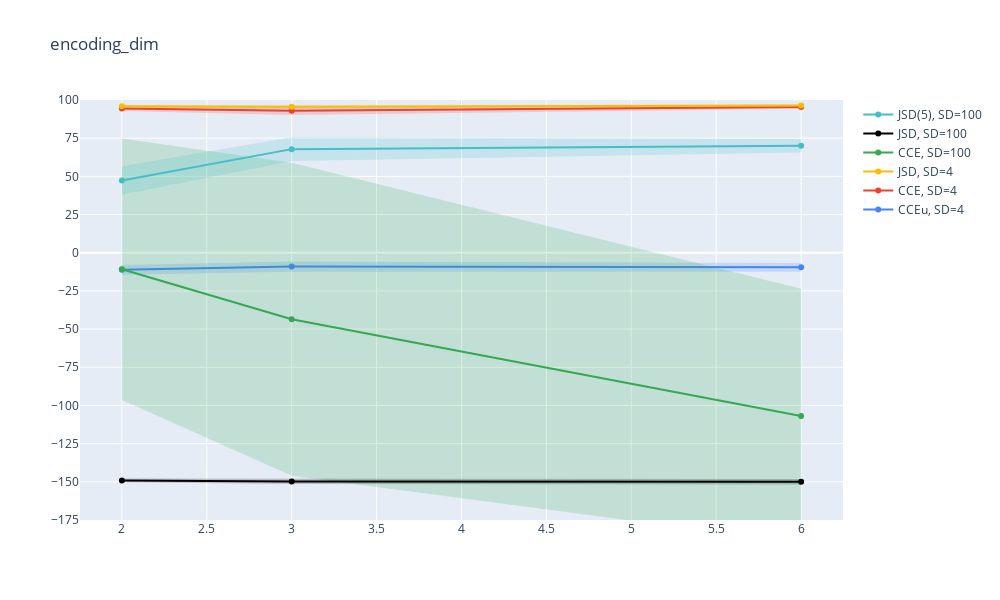

This figure's notebook cell:
### Code cell
plot_vals(7)
plt.savefig("pictures/results_fig_7.svg")

### Figure 1 — Plotly figure (JSON) as saved in the notebook; plotly's stock layout.template omitted (floating-point values rounded to 4 significant figures)
{"data": [{"marker": {"color": "#4285F4"}, "mode": "lines+markers", "name": "CCEu, SD=4", "type": "scatter", "x": [2, 3, 6], "y": [-11.19, -9.074, -9.574]}, {"line": {"width": 0}, "marker": {"color": "#4285F4"}, "mode": "lines", "name": "Upper bound", "showlegend": false, "type": "scatter", "x": [2, 3, 6], "y": [-7.984, -5.716, -6.764]}, {"fill": "tonexty", "fillcolor": "rgba(66, 133, 244, 0.2)", "line": {"width": 0}, "marker": {"color": "#4285F4"}, "mode": "lines", "name": "Lower bound", "showlegend": false, "type": "scatter", "x": [2, 3, 6], "y": [-14.4, -12.43, -12.38]}, {"marker": {"color": "#EA4335"}, "mode": "lines+markers", "name": "CCE, SD=4", "type": "scatter", "x": [2, 3, 6], "y": [94.46, 93.03, 95.39]}, {"line": {"width": 0}, "marker": {"color": "#EA4335"}, "mode": "lines", "name": "Upper bound", "showlegend": false, "type": "scatter", "x": [2, 3, 6], "y": [96.07, 95.82, 96.52]}, {"fill": "tonexty", "fillcolor": "rgba(234, 67, 53, 0.2)", "line": {"width": 0}, "marker": {"color": "#EA4335"}, "mode": "lines", "name": "Lower bound", "showlegend": false, "type": "scatter", "x": [2, 3, 6], "y": [92.86, 90.25, 94.27]}, {"marker": {"color": "#FBBC04"}, "mode": "lines+markers", "name": "JSD, SD=4", "type": "scatter", "x": [2, 3, 6], "y": [95.92, 95.62, 96.37]}, {"line": {"width": 0}, "marker": {"color": "#FBBC04"}, "mode": "lines", "name": "Upper bound", "showlegend": false, "type": "scatter", "x": [2, 3, 6], "y": [96.84, 96.73, 97.14]}, {"fill": "tonexty", "fillcolor": "rgba(251, 188, 4, 0.2)", "line": {"width": 0}, "marker": {"color": "#FBBC04"}, "mode": "lines", "name": "Lower bound", "showlegend": false, "type": "scatter", "x": [2, 3, 6], "y": [95.0, 94.5, 95.6]}, {"marker": {"color": "#34A853"}, "mode": "lines+markers", "name": "CCE, SD=100", "type": "scatter", "x": [2, 3, 6], "y": [-10.82, -43.56, -106.9]}, {"line": {"width": 0}, "marker": {"color": "#34A853"}, "mode": "lines", "name": "Upper bound", "showlegend": false, "type": "scatter", "x": [2, 3, 6], "y": [74.85, 58.94, -23.65]}, {"fill": "tonexty", "fillcolor": "rgba(52, 168, 83, 0.2)", "line": {"width": 0}, "marker": {"color": "#34A853"}, "mode": "lines", "name": "Lower bound", "showlegend": false, "type": "scatter", "x": [2, 3, 6], "y": [-96.5, -146.1, -190.1]}, {"marker": {"color": "#000000"}, "mode": "lines+markers", "name": "JSD, SD=100", "type": "scatter", "x": [2, 3, 6], "y": [-149.1, -149.7, -149.9]}, {"line": {"width": 0}, "marker": {"color": "#000000"}, "mode": "lines", "name": "Upper bound", "showlegend": false, "type": "scatter", "x": [2, 3, 6], "y": [-147.9, -147.9, -148.1]}, {"fill": "tonexty", "fillcolor": "rgba(0, 0, 0, 0.2)", "line": {"width": 0}, "marker": {"color": "#000000"}, "mode": "lines", "name": "Lower bound", "showlegend": false, "type": "scatter", "x": [2, 3, 6], "y": [-150.3, -151.5, -151.8]}, {"marker": {"color": "#46BDC6"}, "mode": "lines+markers", "name": "JSD(5), SD=100", "type": "scatter", "x": [2, 3, 6], "y": [47.3, 67.82, 70.06]}, {"line": {"width": 0}, "marker": {"color": "#46BDC6"}, "mode": "lines", "name": "Upper bound", "showlegend": false, "type": "scatter", "x": [2, 3, 6], "y": [56.62, 75.59, 74.5]}, {"fill": "tonexty", "fillcolor": "rgba(70, 189, 198, 0.2)", "line": {"width": 0}, "marker": {"color": "#46BDC6"}, "mode": "lines", "name": "Lower bound", "showlegend": false, "type": "scatter", "x": [2, 3, 6], "y": [37.98, 60.05, 65.63]}], "layout": {"height": 600, "title": {"text": "encoding_dim"}, "width": 1000, "yaxis": {"dtick": 25, "range": [-175, 100], "tick0": 0}}}
